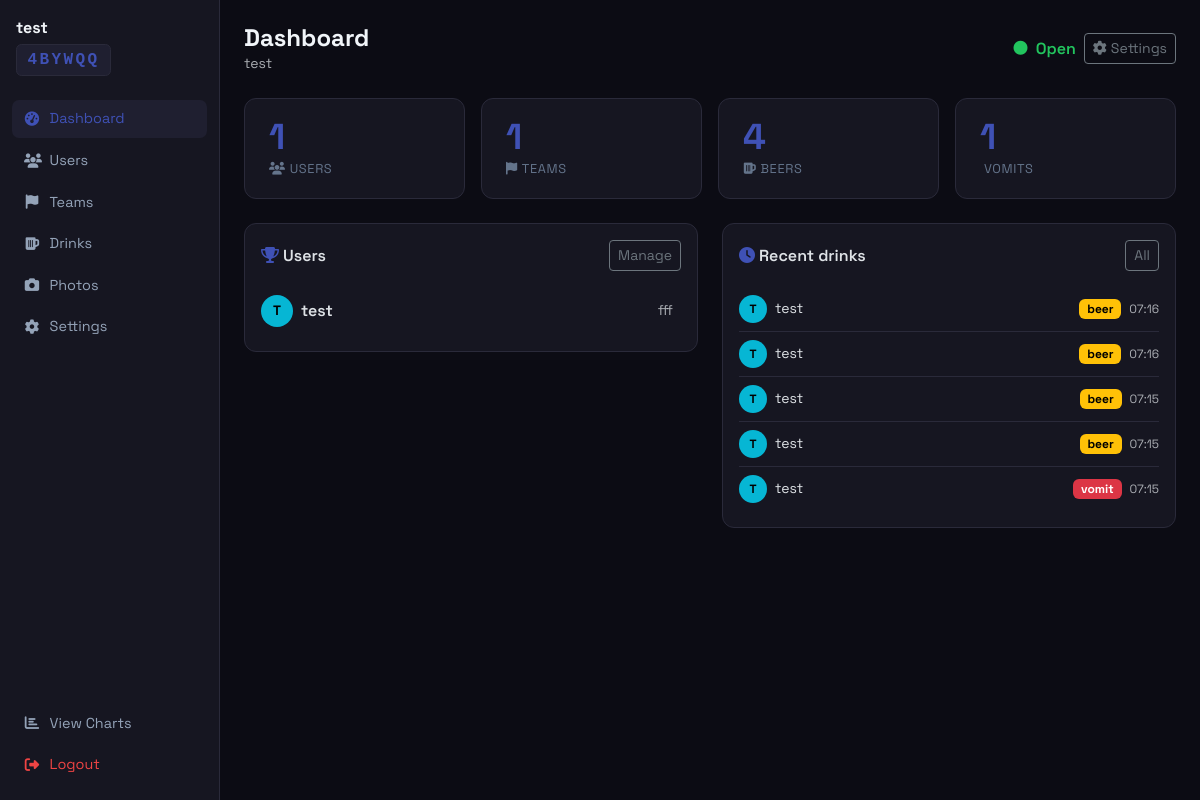
The app's page /admin/4BYWQQ/dashboard (signed in) with its own data.
### models.py (models this page shows, shortened)
class DrinkSession(db.Model):
    __tablename__ = 'drink_session'
    id             = db.Column(db.Integer,    primary_key=True)
    code           = db.Column(db.String(6),  unique=True, nullable=False, index=True)
    name           = db.Column(db.String(100), nullable=False)
    chart_title    = db.Column(db.String(140), nullable=True)
    drink_label    = db.Column(db.String(60),  nullable=True)
    vomit_enabled  = db.Column(db.Boolean,    default=True, nullable=True)
    password_hash  = db.Column(db.String(256), nullable=False)
    is_open        = db.Column(db.Boolean,    default=True,  nullable=False)
    created_at     = db.Column(db.DateTime,   default=datetime.utcnow, nullable=False)
    users  = db.relationship('User',  back_populates='session', cascade='all, delete-orphan')
    teams  = db.relationship('Team',  back_populates='session', cascade='all, delete-orphan')
    drinks = db.relationship('Drink', back_populates='session', cascade='all, delete-orphan')

class User(db.Model):
    __tablename__ = 'user'
    id         = db.Column(db.String(36),  primary_key=True, default=lambda: str(uuid.uuid4()))
    session_id = db.Column(db.Integer,     db.ForeignKey('drink_session.id'), nullable=False)
    team_id    = db.Column(db.Integer,     db.ForeignKey('team.id'),          nullable=True)
    username   = db.Column(db.String(80),  nullable=False)
    color      = db.Column(db.String(7),   nullable=False, default='#3f51b5')
    joined_at  = db.Column(db.DateTime,    default=datetime.utcnow, nullable=False)
    session = db.relationship('DrinkSession', back_populates='users')
    team    = db.relationship('Team',         back_populates='users')
    drinks  = db.relationship('Drink',        back_populates='user', cascade='all, delete-orphan')

class Team(db.Model):
    __tablename__ = 'team'
    id         = db.Column(db.Integer,   primary_key=True)
    session_id = db.Column(db.Integer,   db.ForeignKey('drink_session.id'), nullable=False)
    name       = db.Column(db.String(80), nullable=False)
    color      = db.Column(db.String(7),  nullable=False, default='#3b82f6')
    session = db.relationship('DrinkSession', back_populates='teams')
    users   = db.relationship('User', back_populates='team')
    __table_args__ = (
        db.UniqueConstraint('session_id', 'name', name='uq_team_name_per_session'),
    )

class Drink(db.Model):
    __tablename__ = 'drink'
    id         = db.Column(db.Integer,    primary_key=True)
    session_id = db.Column(db.Integer,    db.ForeignKey('drink_session.id'), nullable=False)
    user_id    = db.Column(db.String(36), db.ForeignKey('user.id'),          nullable=False)
    kind       = db.Column(db.String(6),  nullable=False)      # 'beer' | 'vomit'
    photo      = db.Column(db.String(200), nullable=True)      # filename, None if no selfie
    timestamp  = db.Column(db.DateTime,   default=datetime.utcnow, nullable=False)
    session = db.relationship('DrinkSession', back_populates='drinks')
    user    = db.relationship('User',         back_populates='drinks')
    __table_args__ = (
        db.Index('ix_drink_user_ts', 'user_id', 'timestamp'),
    )

### blueprints/admin.py (the view)
@admin_bp.route('/<code>/')
@admin_bp.route('/<code>/dashboard')
@session_admin_required
def dashboard(code):
    ds           = DrinkSession.query.filter_by(code=code).first()
    users        = User.query.filter_by(session_id=ds.id).all()
    teams        = Team.query.filter_by(session_id=ds.id).all()
    total_beers  = Drink.query.filter_by(session_id=ds.id, kind='beer').count()
    total_vomits = Drink.query.filter_by(session_id=ds.id, kind='vomit').count()
    recent       = (Drink.query
                    .filter_by(session_id=ds.id)
                    .order_by(Drink.timestamp.desc())
                    .limit(20).all())
    return render_template('admin/dashboard.html',
                           ds=ds, users=users, teams=teams,
                           total_beers=total_beers, total_vomits=total_vomits,
                           recent=recent)

### blueprints/admin.py (called while the page is built)
def session_admin_required(f):
    @wraps(f)
    def decorated(*args, **kwargs):
        code = kwargs.get('code', '')
        if session.get('superadmin'):
            return f(*args, **kwargs)
        if session.get('session_admin', {}).get('code') != code:
            return redirect(url_for('admin.login', code=code))
        return f(*args, **kwargs)
    return decorated

### templates/admin/dashboard.html (shortened to what this page needs)
{% extends 'admin/base.html' %}
{% block content %}
<div class="d-flex align-items-center justify-content-between mb-4">
    <div>
        <h4 class="fw-bold mb-0">Dashboard</h4>
        <p class="text-muted small mb-0">{{ ds.name }}</p>
    </div>
    <div class="d-flex align-items-center gap-2">
        <span class="{% if ds.is_open %}status-open{% else %}status-closed{% endif %} fw-semibold">
            <i class="fas fa-{% if ds.is_open %}circle{% else %}lock{% endif %} fa-sm me-1"></i>
            {{ 'Open' if ds.is_open else 'Closed' }}
        </span>
        <a href="{{ url_for('admin.settings', code=ds.code) }}" class="btn btn-outline-secondary btn-sm">
            <i class="fas fa-gear me-1"></i>Settings
        </a>
    </div>
</div>
<div class="row g-3 mb-4">
    <div class="col-6 col-md-3">
        <div class="stat-card">
            <div class="stat-value">{{ users | length }}</div>
            <div class="stat-label"><i class="fas fa-users me-1"></i>Users</div>
        </div>
    </div>
    <div class="col-6 col-md-3">
        <div class="stat-card">
            <div class="stat-value">{{ teams | length }}</div>
            <div class="stat-label"><i class="fas fa-flag me-1"></i>Teams</div>
        </div>
    </div>
    <div class="col-6 col-md-3">
        <div class="stat-card">
            <div class="stat-value">{{ total_beers }}</div>
            <div class="stat-label"><i class="fas fa-beer-mug-empty me-1"></i>Beers</div>
        </div>
    </div>
    <div class="col-6 col-md-3">
        <div class="stat-card">
            <div class="stat-value">{{ total_vomits }}</div>
            <div class="stat-label">Vomits</div>
        </div>
    </div>
</div>
<div class="row g-4">
    <div class="col-md-6">
        <div class="card p-3">
            <div class="d-flex justify-content-between align-items-center mb-3">
                <h6 class="fw-semibold mb-0"><i class="fas fa-trophy text-amber me-1"></i>Users</h6>
                <a href="{{ url_for('admin.users', code=ds.code) }}" class="btn btn-sm btn-outline-secondary">
                    Manage
                </a>
            </div>
            {% if users %}
            {% set sorted_users = users | sort(attribute='beer_count', reverse=True) %}
            {% for u in sorted_users %}
            <div class="d-flex align-items-center gap-2 py-2 {% if not loop.last %}border-bottom{% endif %}"
                 style="border-color: var(--border) !important;">
                <div class="user-avatar" style="background: {{ u.color }}; width:32px; height:32px; font-size:0.85rem;">
                    {{ u.username[0].upper() }}
                </div>
                <span class="flex-grow-1 fw-semibold">{{ u.username }}</span>
                {% if u.team %}
                <span class="text-muted small">{{ u.team.name }}</span>
                {% endif %}
            </div>
            {% endfor %}
            {% else %}
            <p class="text-muted small mb-0">No users yet.</p>
            {% endif %}
        </div>
    </div>
    <div class="col-md-6">
        <div class="card p-3">
            <div class="d-flex justify-content-between align-items-center mb-3">
                <h6 class="fw-semibold mb-0"><i class="fas fa-clock text-amber me-1"></i>Recent drinks</h6>
                <a href="{{ url_for('admin.drinks', code=ds.code) }}" class="btn btn-sm btn-outline-secondary">
                    All
                </a>
            </div>
            {% if recent %}
            {% for d in recent %}
            {% set u = d.user %}
            <div class="d-flex align-items-center gap-2 py-2 {% if not loop.last %}border-bottom{% endif %}"
                 style="border-color: var(--border) !important;">
                <div class="user-avatar" style="background: {{ u.color }}; width:28px; height:28px; font-size:0.75rem;">
                    {{ u.username[0].upper() }}
                </div>
                <span class="flex-grow-1 small">{{ u.username }}</span>
                <span class="badge {% if d.kind == 'beer' %}text-bg-warning{% else %}text-bg-danger{% endif %}">
                    {{ d.kind }}
                </span>
                <span class="text-muted" style="font-size:0.75rem;">
                    {{ d.timestamp.strftime('%H:%M') }}
                </span>
            </div>
            {% endfor %}
            {% else %}
            <p class="text-muted small mb-0">No drinks recorded yet.</p>
            {% endif %}
        </div>
    </div>
</div>
{% endblock %}

### templates/admin/base.html (shortened to what this page needs)
<!DOCTYPE html>
<html lang="en" data-bs-theme="dark">
<head>
    <link rel="stylesheet" href="https://cdn.jsdelivr.net/npm/bootstrap@5.3.3/dist/css/bootstrap.min.css">
    <link rel="stylesheet" href="https://cdnjs.cloudflare.com/ajax/libs/font-awesome/6.5.2/css/all.min.css">
    <link rel="stylesheet" href="{{ url_for('static', filename='style.css') }}">
</head>
<body>
<div class="d-flex" style="min-height: 100vh;">
    {% if ds is defined %}
    <aside class="admin-sidebar d-none d-md-flex">
        <div class="mb-4 px-1">
            <div class="fw-bold text-truncate">{{ ds.name }}</div>
            <div class="mt-1"><span class="session-code">{{ ds.code }}</span></div>
        </div>
        <nav class="d-flex flex-column gap-1 flex-grow-1">
            <a href="{{ url_for('admin.dashboard', code=ds.code) }}"
               class="admin-nav-link {% if request.endpoint == 'admin.dashboard' %}active{% endif %}">
                <i class="fas fa-gauge-high"></i> Dashboard
            </a>
            <a href="{{ url_for('admin.users', code=ds.code) }}"
               class="admin-nav-link {% if request.endpoint == 'admin.users' %}active{% endif %}">
                <i class="fas fa-users"></i> Users
            </a>
            <a href="{{ url_for('admin.teams', code=ds.code) }}"
               class="admin-nav-link {% if request.endpoint == 'admin.teams' %}active{% endif %}">
                <i class="fas fa-flag"></i> Teams
            </a>
            <a href="{{ url_for('admin.drinks', code=ds.code) }}"
               class="admin-nav-link {% if request.endpoint == 'admin.drinks' %}active{% endif %}">
                <i class="fas fa-beer-mug-empty"></i> Drinks
            </a>
            <a href="{{ url_for('admin.photos', code=ds.code) }}"
               class="admin-nav-link {% if request.endpoint == 'admin.photos' %}active{% endif %}">
                <i class="fas fa-camera"></i> Photos
            </a>
            <a href="{{ url_for('admin.settings', code=ds.code) }}"
               class="admin-nav-link {% if request.endpoint == 'admin.settings' %}active{% endif %}">
                <i class="fas fa-gear"></i> Settings
            </a>
        </nav>
        <div class="d-flex flex-column gap-1">
            <a href="{{ url_for('public.chart', code=ds.code) }}"
               class="admin-nav-link" target="_blank">
                <i class="fas fa-chart-bar"></i> View Charts
            </a>
            <a href="{{ url_for('admin.logout', code=ds.code) }}"
               class="admin-nav-link danger">
                <i class="fas fa-right-from-bracket"></i> Logout
            </a>
        </div>
    </aside>
    {% endif %}
    <div class="flex-grow-1 overflow-auto" style="background: var(--bg-base);">
        <div class="p-4">
            {% block content %}{% endblock %}
        </div>
    </div>
</div>
</body>
</html>

### static/style.css (style rules this page uses)
:root { --amber: #3f51b5; --amber-light: #5c6bc0; --amber-dark: #303f9f; --bg-base: #0c0c14; --bg-surface: #161621; --bg-elevated: #1f1f30; --border: #2a2a3a; --text-muted: #64748b; }
body { background-color: var(--bg-base); color: #f1f5f9; font-family: 'Space Grotesk', system-ui, -apple-system, BlinkMacSystemFont, sans-serif; }
.text-amber { color: var(--amber) !important; }
.card { background-color: var(--bg-surface); border: 1px solid var(--border); border-radius: 0.75rem; }
.stat-card { background-color: var(--bg-surface); border: 1px solid var(--border); border-radius: 0.75rem; padding: 1.25rem 1.5rem; }
.stat-card .stat-value { font-size: 2.25rem; font-weight: 800; color: var(--amber); line-height: 1; }
.stat-card .stat-label { color: var(--text-muted); font-size: 0.8rem; text-transform: uppercase; letter-spacing: 0.05em; margin-top: 0.25rem; }
.user-avatar { width: 42px; height: 42px; border-radius: 50%; display: inline-flex; align-items: center; justify-content: center; font-weight: 800; font-size: 1rem; color: #000; flex-shrink: 0; }
.stat-label { font-size: 0.85rem; text-transform: uppercase; letter-spacing: 0.1em; color: #cbd5f5; }
.stat-value { font-size: 3rem; font-weight: 700; line-height: 1; transition: transform 0.12s; }
.admin-sidebar { width: 220px; min-height: 100vh; background-color: var(--bg-surface); border-right: 1px solid var(--border); flex-shrink: 0; display: flex; flex-direction: column; padding: 1rem 0.75rem; }
.admin-nav-link { display: flex; align-items: center; gap: 0.6rem; padding: 0.5rem 0.75rem; border-radius: 0.45rem; color: #94a3b8; text-decoration: none; font-size: 0.9rem; transition: color 0.12s, background-color 0.12s; }
.admin-nav-link i { width: 1rem; text-align: center; }
.admin-nav-link:hover, .admin-nav-link.active { color: var(--amber); background-color: var(--bg-elevated); }
.admin-nav-link.danger { color: #ef4444; }
.session-code { font-family: 'Courier New', Courier, monospace; font-weight: 700; font-size: 1rem; color: var(--amber); background-color: var(--bg-elevated); border: 1px solid var(--border); padding: 0.2rem 0.65rem; border-radius: 0.35rem; letter-spacing: 0.15em; display: inline-block; }
.status-open { color: #22c55e; }

### records on screen
DrinkSession: name "test", code "4BYWQQ", is_open "Open"
User: username "T", username "test", team.name "fff"
Drink: kind "beer", timestamp "07:16"
Drink: kind "beer", timestamp "07:16"
Drink: kind "beer", timestamp "07:15"
Drink: kind "beer", timestamp "07:15"
Drink: kind "vomit", timestamp "07:15"

### other values on screen
{{ users | length }} "1"
{{ teams | length }} "1"
{{ total_beers }} "4"
{{ total_vomits }} "1"
